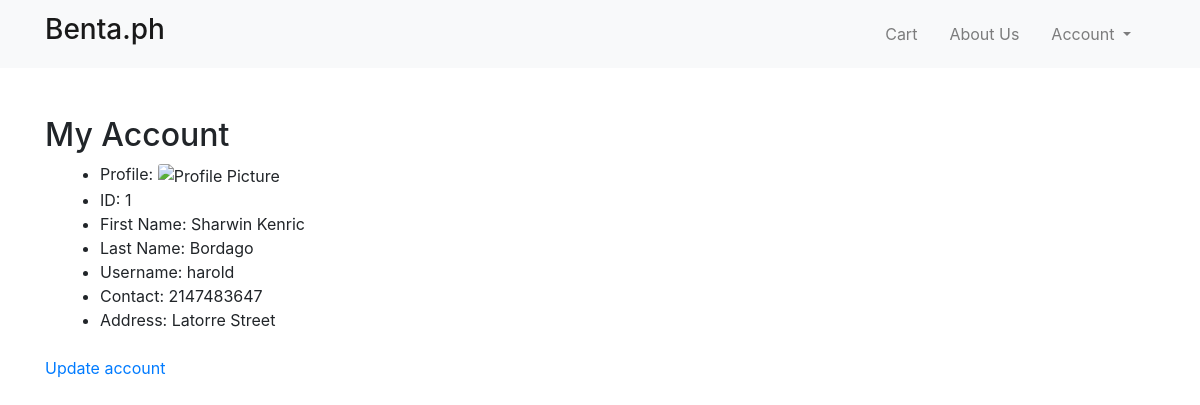
Screenshot of /myAccount.php (signed in) with the database file from the repository.
### tables this page shows
CREATE TABLE IF NOT EXISTS `users` (
  `id` int(11) NOT NULL AUTO_INCREMENT,
  `firstname` text NOT NULL,
  `lastname` text NOT NULL,
  `username` text NOT NULL,
  `password` text NOT NULL,
  `contact` int(11) NOT NULL,
  `address` text NOT NULL,
  `profile` blob,
  PRIMARY KEY (`id`)
);

### myAccount.php (the view, shortened to what this page needs)
<?php
$conn = mysqli_connect("localhost", "root", "", "db_shop");
$user_id = $_SESSION['user_id'];
$sql = "SELECT id, firstname, lastname, username, contact, address, profile FROM users WHERE id = ?";
$stmt = $conn->prepare($sql);
$stmt->bind_param("i", $user_id);
$stmt->execute();
$stmt->bind_result($id, $firstname, $lastname, $username, $contact, $address, $profile);
?>
<!DOCTYPE html>
<html lang="en">
<head>
    <link href="https://maxcdn.bootstrapcdn.com/bootstrap/4.5.2/css/bootstrap.min.css" rel="stylesheet">
</head>
<body>
<nav class="navbar navbar-expand-lg navbar-light bg-light sticky-top">
    <div class="container">
        <a class="navbar-brand" href="#"><h3>Benta.ph</h3></a>
        <div class="collapse navbar-collapse" id="navbarNav">
            <ul class="navbar-nav ml-auto">
                <li class="nav-item mr-3">
                    <a class="nav-link" href="cart.php">Cart</a>
                </li>
                <li class="nav-item mr-3">
                    <a class="nav-link" href="About_Us.php">About Us</a>
                </li>
                <li class="nav-item mr-3 dropdown">
                    <a class="nav-link dropdown-toggle" href="#" id="accountDropdown" role="button" data-toggle="dropdown"
                    aria-haspopup="true" aria-expanded="false"> Account
                    </a>
                </li>
            </ul>
        </div>
    </div>
</nav>
    <div class="container mt-5">
        <h2>My Account</h2>
        <div class="">
            <div class="col-12 col-md-6 col-lg-5 mb-4">
                <ul>
                <li>Profile: <img src="getImage.php" class="card-img-top" alt="Profile Picture"></li>
                    <li>ID: <?php echo $id; ?></li>
                    <li>First Name: <?php echo $firstname; ?></li>
                    <li>Last Name: <?php echo $lastname; ?></li>
                    <li>Username: <?php echo $username; ?></li>
                    <li>Contact: <?php echo $contact; ?></li>
                    <li>Address: <?php echo $address; ?></li>
                </ul>
            </div>
        </div>
        <a href="account.php">Update account</a>
    </div>
</body>
</html>

### rows the page displays
users: id "1", firstname "Sharwin Kenric", lastname "Bordago", username "harold", contact "2147483647", address "Latorre Street"
